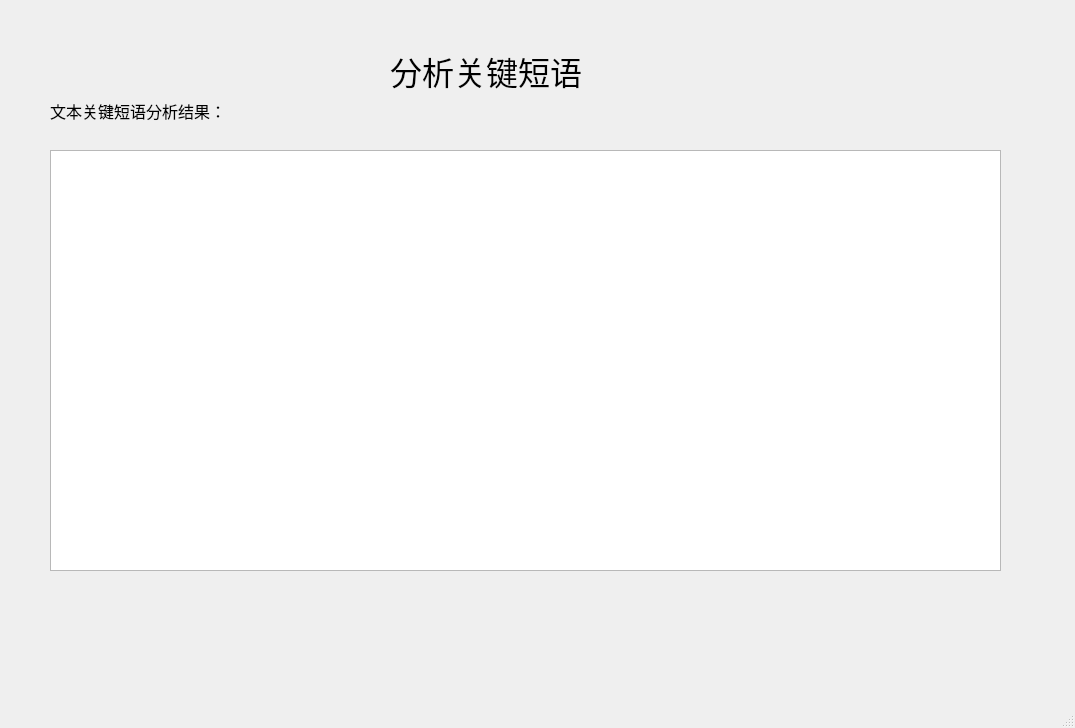
<?xml version="1.0" encoding="UTF-8"?>
<ui version="4.0">
 <class>MainWindow</class>
 <widget class="QMainWindow" name="MainWindow">
  <property name="geometry">
   <rect>
    <x>0</x>
    <y>0</y>
    <width>1075</width>
    <height>728</height>
   </rect>
  </property>
  <property name="windowTitle">
   <string>MainWindow</string>
  </property>
  <widget class="QWidget" name="centralwidget">
   <widget class="QLabel" name="label">
    <property name="geometry">
     <rect>
      <x>390</x>
      <y>30</y>
      <width>301</width>
      <height>81</height>
     </rect>
    </property>
    <property name="font">
     <font>
      <family>楷体</family>
      <pointsize>24</pointsize>
     </font>
    </property>
    <property name="text">
     <string>分析关键短语</string>
    </property>
   </widget>
   <widget class="QLabel" name="label_3">
    <property name="geometry">
     <rect>
      <x>50</x>
      <y>100</y>
      <width>321</width>
      <height>21</height>
     </rect>
    </property>
    <property name="font">
     <font>
      <family>宋体</family>
      <pointsize>12</pointsize>
     </font>
    </property>
    <property name="text">
     <string>文本关键短语分析结果：</string>
    </property>
   </widget>
   <widget class="QTextBrowser" name="textBrowser">
    <property name="geometry">
     <rect>
      <x>50</x>
      <y>150</y>
      <width>951</width>
      <height>421</height>
     </rect>
    </property>
    <property name="font">
     <font>
      <family>宋体</family>
      <pointsize>12</pointsize>
     </font>
    </property>
   </widget>
  </widget>
  <widget class="QMenuBar" name="menubar">
   <property name="geometry">
    <rect>
     <x>0</x>
     <y>0</y>
     <width>1075</width>
     <height>26</height>
    </rect>
   </property>
  </widget>
  <widget class="QStatusBar" name="statusbar"/>
 </widget>
 <resources/>
 <connections/>
</ui>
